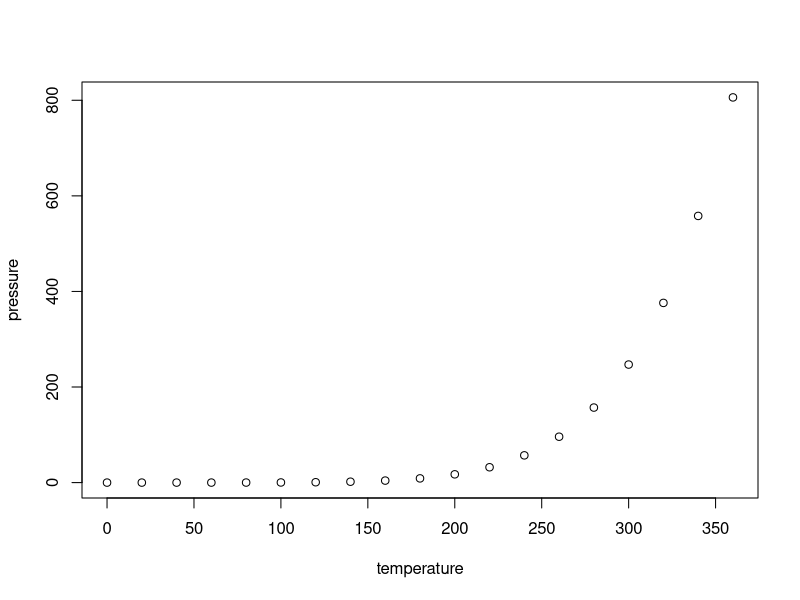
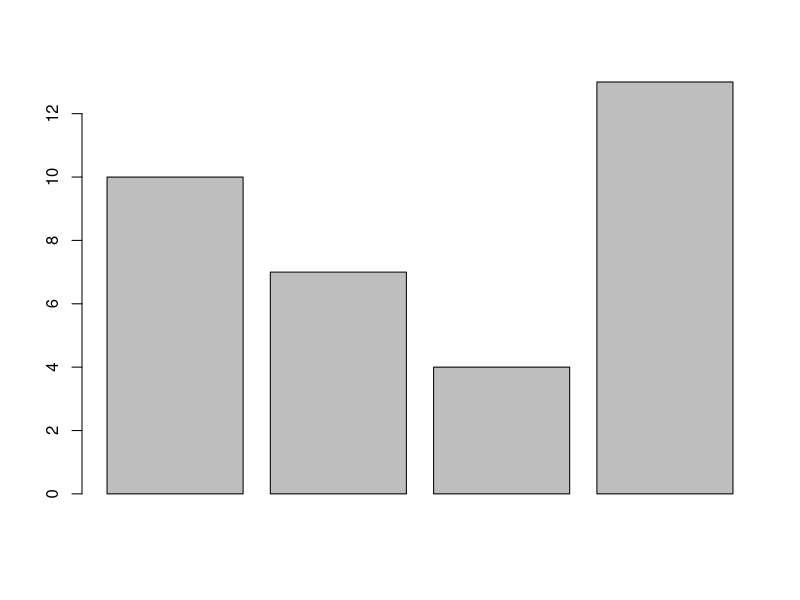
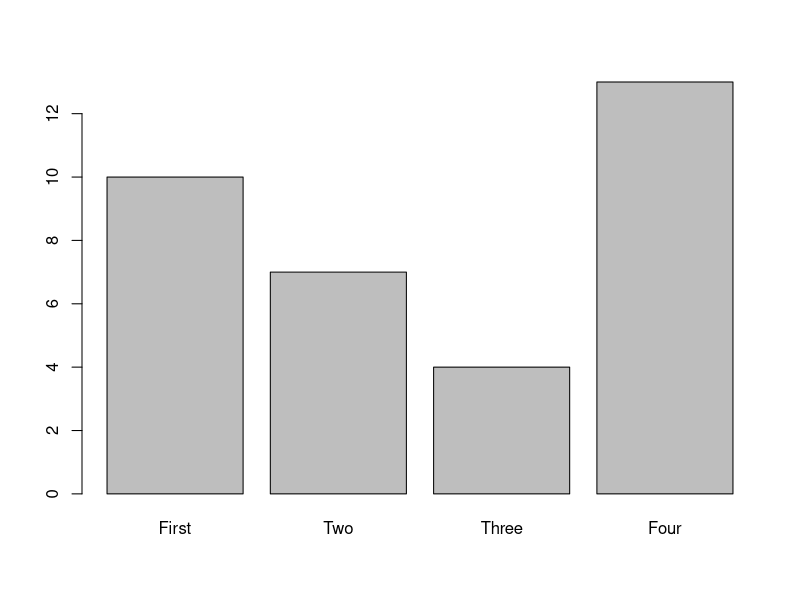

Write the R code that produced these figures, in order.
## ---- chunk 1
knitr::opts_chunk$set(echo = TRUE)
## ---- chunk 2
summary(cars)
## ---- chunk 3
plot(pressure)
## ---- chunk 4
# Creating a sequence from 5 to 13.
v <- 5:13
print(v)

# Creating a sequence from 6.6 to 12.6.
v <- 6.6:12.6
print(v)

# If the final element specified does not belong to the sequence then it is discarded.
v <- 3.8:11.4
print(v)
## ---- chunk 5
# Create vector with elements from 5 to 9 incrementing by 0.4.
print(seq(5, 9, by = 0.4))
## ---- chunk 6
# The logical and numeric values are converted to characters.
s <- c('apple','red',5,TRUE)
print(s)
## ---- chunk 7
# Accessing vector elements using position.
t <- c("Sun","Mon","Tue","Wed","Thurs","Fri","Sat")
u <- t[c(2,3,6)]
print(u)

# Accessing vector elements using logical indexing.
v <- t[c(TRUE,FALSE,FALSE,FALSE,FALSE,TRUE,FALSE)]
print(v)

# Accessing vector elements using negative indexing.
x <- t[c(-2,-5)]
print(x)

# Accessing vector elements using 0/1 indexing.
y <- t[c(0,0,0,0,0,0,1)]
print(y)
## ---- chunk 8
# Create two vectors.
v1 <- c(3,8,4,5,0,11)
v2 <- c(4,11,0,8,1,2)

# Vector addition.
add.result <- v1+v2
print(add.result)

# Vector substraction.
sub.result <- v1-v2
print(sub.result)

# Vector multiplication.
multi.result <- v1*v2
print(multi.result)

# Vector division.
divi.result <- v1/v2
print(divi.result)
## ---- chunk 9
v1 <- c(3,8,4,5,0,11)
v2 <- c(4,11)
# V2 becomes c(4,11,4,11,4,11)

add.result <- v1+v2
print(add.result)

sub.result <- v1-v2
print(sub.result)
## ---- chunk 10
v <- c(3,8,4,5,0,11, -9, 304)

# Sort the elements of the vector.
sort.result <- sort(v)
print(sort.result)

# Sort the elements in the reverse order.
revsort.result <- sort(v, decreasing = TRUE)
print(revsort.result)

# Sorting character vectors.
v <- c("Red","Blue","yellow","violet")
sort.result <- sort(v)
print(sort.result)

# Sorting character vectors in reverse order.
revsort.result <- sort(v, decreasing = TRUE)
print(revsort.result)
## ---- chunk 11
data <- c(10, 7, 4, 13)
barplot(data)
data <- c(10, 7, 4, 13)
names(data) <- c("First", "Two", "Three", "Four")
barplot(data)
## ---- chunk 12
a <- c(1, 2, 3)
a + 1
## ---- chunk 13
a <- c(1, 2, 3)
b <- c(5, 6, 7)
print(a + b)
## ---- chunk 14
a <- c(1, 2, 3)
b <- c(2, 5, 3, 1, 2, 6, 7)
print(a+b)

